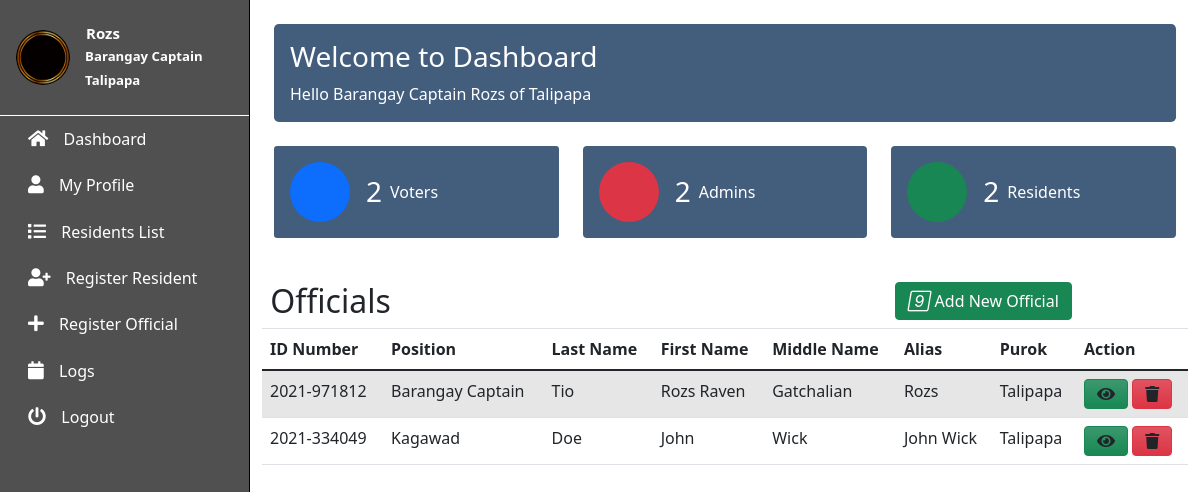
Screenshot of /dashboard.php (signed in) with the database file from the repository.
### tables this page shows
CREATE TABLE `officials` (
  `dateRegistered` text DEFAULT NULL,
  `timeRegistered` text DEFAULT NULL,
  `idNumber` text DEFAULT NULL,
  `nameLast` text DEFAULT NULL,
  `nameFirst` text DEFAULT NULL,
  `nameMiddle` text DEFAULT NULL,
  `nameAlias` text DEFAULT NULL,
  `birthMonth` varchar(2) DEFAULT NULL,
  `birthDay` varchar(2) DEFAULT NULL,
  `birthYear` varchar(4) DEFAULT NULL,
  `placeOB` text DEFAULT NULL,
  `gender` text DEFAULT NULL,
  `civilStatus` text DEFAULT NULL,
  `position` text DEFAULT NULL,
  `cityAddress` text DEFAULT NULL,
  `provAddress` text DEFAULT NULL,
  `purok` text DEFAULT NULL,
  `mobileNumberA` varchar(11) DEFAULT NULL,
  `mobileNumberB` varchar(11) DEFAULT NULL,
  `homeNumberA` varchar(11) DEFAULT NULL,
  `homeNumberB` varchar(11) DEFAULT NULL,
  `email` text DEFAULT NULL,
  `username` text DEFAULT NULL,
  `officialPassword` text DEFAULT NULL,
  `imageLocation` text DEFAULT NULL
);

### dashboard.php (the view, shortened to what this page needs)
<?php
include_once('./database/connection.php');
$name = $_SESSION['name'];
$purok = $_SESSION['purok'];
$position = $_SESSION['position'];
$countOfficials = "SELECT * FROM officials;";
$officialsQuery = mysqli_query($conn, $countOfficials);
$totalOfficials = mysqli_num_rows($officialsQuery);
$countResidents = "SELECT * FROM residents;";
$residentsQuery = mysqli_query($conn, $countResidents);
$totalResidents = mysqli_num_rows($residentsQuery);
$countVoters = "SELECT * FROM residents WHERE voterStatus = 'Yes';";
$VotersQuery = mysqli_query($conn, $countVoters);
$totalVoters = mysqli_num_rows($VotersQuery);
$image = $_SESSION['imageLocation'];
?>
<!DOCTYPE html>
<html lang="en">
<head>
  <link href="https://maxcdn.bootstrapcdn.com/font-awesome/latest/css/font-awesome.min.css" rel="stylesheet">
  <link rel="stylesheet" href="https://cdn.jsdelivr.net/npm/bootstrap@4.6.0/dist/css/bootstrap.min.css" />
  <link rel='stylesheet' href='https://cdn.jsdelivr.net/npm/bootstrap@5.0.0-beta1/dist/css/bootstrap.min.css'>
  <link rel='stylesheet' href='https://unicons.iconscout.com/release/v3.0.6/css/line.css'>
  <link rel="stylesheet" href="https://use.fontawesome.com/releases/v5.12.1/css/all.css">
  <link rel="stylesheet" href="./assets/css/dashboard.css">
  <link rel="stylesheet" href="./assets/css/main.css">
</head>
<body onload="getPosition();">
  <aside class="sidebar position-fixed top-0 left-0 overflow-auto h-100 float-left" id="show-side-navigation1">
    <div class="sidebar-header d-flex align-items-center px-3 py-4">
      <?php
      echo "<img class='rounded-pill img-fluid border-2' width='25%' src=" .  $image . " alt='Official's Image'>"
      ?>
      <div class="ms-2">
        <h5 class="fs-6 mb-0">
          <a class="text-decoration-none headName" href="viewUser.php"> &nbsp; <?php echo $name; ?></a>
        </h5>
        <p class="mt-1 mb-0 headPlace"> &nbsp; <?php echo $position ?></p>
        <p class="mt-1 mb-0 headPlace"> &nbsp; <?php echo $purok ?></p>
      </div>
    </div>
    <ul class="categories list-unstyled">
      <li><i class="fa fa-home sideIcons"></i><a href="dashboard.php"> Dashboard</a></li>
      <li><i class="fa fa-user sideIcons"></i><a href="viewUser.php"> My Profile</a></li>
      <li><i class="fa fa-list sideIcons"></i><a href="residents.php"> Residents List</a></li>
      <li><i class="fa fa-user-plus sideIcons"></i><a href="registration.php"> Register Resident</a></li>
      <li><i class="fa fa-plus sideIcons"></i><a href="registerOfficial.php"> Register Official</a></li>
      <li><i class="fa fa-calendar sideIcons"></i><a href="logs.php"> Logs</a></li>
      <li><i class="fa fa-power-off sideIcons"></i><a href="index.php"> Logout</a></li>
    </ul>
  </aside>
  <section>
    <div class="p-4">
      <div class="welcome">
        <div class="content rounded-3 p-3">
          <h1 class="fs-3">Welcome to Dashboard</h1>
          <p class="mb-0">Hello <?php echo $position . " " . $name . " of " . $purok; ?></p>
        </div>
      </div>
      <section class="statistics mt-4">
        <div class="row">
          <div class="col-lg-4">
            <div class="box d-flex rounded-1 align-items-center mb-4 mb-lg-0 p-3">
              <i class="uil-user-square fs-2 text-center bg-primary rounded-circle"></i>
              <div class="ms-3">
                <div class="d-flex align-items-center">
                  <h3 class="mb-0"><?php echo $totalVoters ?></h3> <span class="d-block ms-2">Voters</span>
                </div>
              </div>
            </div>
          </div>
          <div class="col-lg-4">
            <div class="box d-flex rounded-2 align-items-center mb-4 mb-lg-0 p-3">
              <i class="uil-user fs-2 text-center bg-danger rounded-circle"></i>
              <div class="ms-3">
                <div class="d-flex align-items-center">
                  <h3 class="mb-0"><?php echo $totalOfficials ?></h3> <span class="d-block ms-2">Admins</span>
                </div>
              </div>
            </div>
          </div>
          <div class="col-lg-4">
            <div class="box d-flex rounded-2 align-items-center p-3">
              <i class="uil-users-alt fs-2 text-center bg-success rounded-circle"></i>
              <div class="ms-3">
                <div class="d-flex align-items-center">
                  <h3 class="mb-0"><?php echo $totalResidents ?></h3> <span class="d-block ms-2">Residents</span>
                </div>
              </div>
            </div>
          </div>
        </div>
      </div>
    </section>
  <section class="officials">
    <div class="container">
      <div class="table-wrapper">
        <div class="table-title">
          <div class="row">
            <div class="col-sm-8">
              <h2>&nbsp;Officials</h2>
            </div>
            <div class="col-sm-4">
              <a href="registerOfficial.php" class="btn btn-success"><i class="material-icons">&#xE147;</i> <span>Add New Official</span></a>
            </div>
          </div>
        </div>
        <table class="table table-striped table-hover">
          <thead>
            <tr>
              <th data-field="officialID">ID Number</th>
              <th data-field="position">Position</th>
              <th data-field="lName" data-sortable="true">Last Name</th>
              <th data-field="fName" data-sortable="true">First Name</th>
              <th data-field="mName" data-sortable="true">Middle Name</th>
              <th data-field="alias" data-sortable="true">Alias</th>
              <th data-field="purok" data-sortable="true">Purok</th>
              <th data-field="view">Action</th>
            </tr>
          </thead>
          <form method="POST" action="./database/database.php">
            <tbody>
              <?php
              include_once("./database/connection.php");
              $getOfficials = "SELECT * FROM officials";
              $result = mysqli_query($conn, $getOfficials);
              if (mysqli_num_rows($result) > 0) {
                while ($officials = mysqli_fetch_assoc($result)) {
                  echo "<tr>"
                    . "<td>" . $officials['idNumber']
                    . "</td><td>" . $officials['position']
                    . "</td><td name='tdLastName' value=".$officials['nameLast'].">" . $officials['nameLast']
                    . "</td><td name='tdFirstName' value=".$officials['nameFirst'].">" . $officials['nameFirst']
                    . "</td><td name='tdMiddleName' value=".$officials['nameMiddle'].">" . $officials['nameMiddle']
                    . "</td><td>" . $officials['nameAlias']
                    . "</td><td>" . $officials['purok']
                    . "</td><td><button name='btnView' type='submit' value=" . $officials['idNumber'] . " class='btn btn-success text-dark bg-gradient fa fa-eye'></button>
                        <button name='btnDelete' type='submit' value=" . $officials['idNumber'] . " class='btn btn-danger text-dark bg-gradient fa fa-trash'></button></td>"
                    . "</tr>";
                }
              }
              ?>
            </tbody>
          </form>
        </table>
      </div>
    </div>
  </section>
</body>
</html>

### assets/css/dashboard.css (style rules this page uses)
.welcome { color: white; margin-left: 250px; }
.officials { margin-top: 20px; margin-left: 250px; }
.welcome .content { background-color: #435d7d; }
.welcome p { color: white; font-weight: 500; }
.statistics { margin-left: 250px; }
.statistics .box { background-color: #435d7d; color: white; }
.statistics .box i { width: 60px; height: 60px; line-height: 60px; }

### assets/css/main.css (style rules this page uses)
* { -webkit-user-select: none; -khtml-user-select: none; -moz-user-select: none; -ms-user-select: none; user-select: none; }
.sidebar { background-color: #505050; width: 250px; transition: all 0.3s ease-in-out; transform: translateX(0); z-index: 9999999; border-right: 1px solid black; }
.sidebar .sidebar-header { border-bottom: 1px solid #ffffff; }
.sidebar .sidebar-header h5 a { color: white; }
.sidebar .sidebar-header p { color: white; font-size: 0.825rem; }
.sidebar > ul > li { padding: 0.7rem 1.75rem; }
.sidebar ul > li > a { color: white; text-decoration: none; }
.sidebar ul > li > i { font-size: 18px; margin-right: 0.7rem; color: white; }
.headName, .headPlace { font-size: 15px; font-weight: 600; }

### rows the page displays
officials: idNumber "2021-971812", position "Barangay Captain", nameLast "Tio", nameFirst "Rozs Raven", nameMiddle "Gatchalian", nameAlias "Rozs", purok "Talipapa"
officials: idNumber "2021-334049", position "Kagawad", nameLast "Doe", nameFirst "John", nameMiddle "Wick", nameAlias "John Wick", purok "Talipapa"

### other values shown
$name "Rozs"
$position "Barangay Captain"
$purok "Talipapa"
$totalVoters "2"
$totalOfficials "2"
$totalResidents "2"
